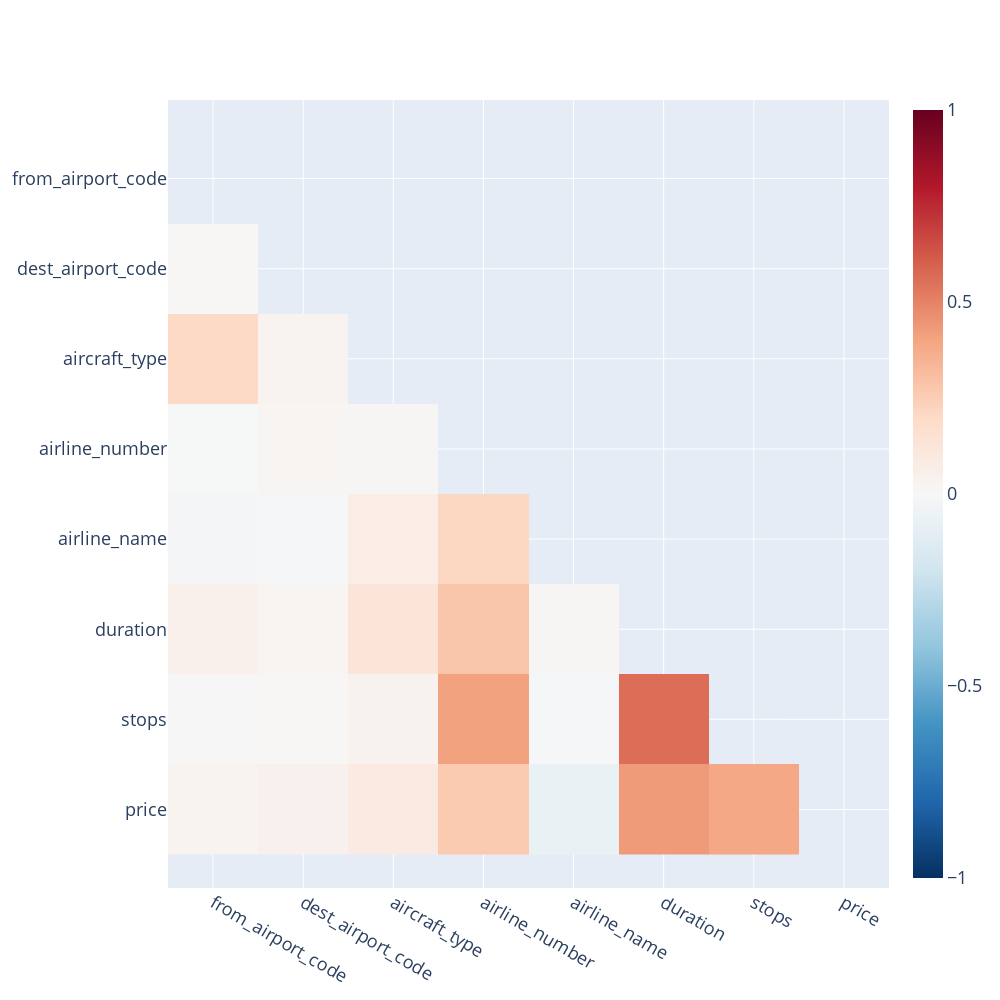

The cell this chart's notebook holds for it:
### Code cell
corr = data.corr()

ax_names = [f"{v}" for v in corr.columns]
corr.index = ax_names
corr.columns = ax_names

mask = np.triu(np.ones_like(corr, dtype=bool))

fig_c = go.Figure(go.Heatmap(z=corr.mask(mask),
                            x=ax_names,
                            y=ax_names,
                            colorscale=px.colors.diverging.RdBu,
                            reversescale=True,
                            zmin=-1,
                            zmax=1,
                            hoverongaps=False,
                            hovertemplate='Correlation: %{z:.2f}<br>'))

fig_c.update_layout(xaxis=dict(scaleanchor="y"), yaxis_autorange='reversed')
fig_c.update_layout(autosize=False, width=1000, height=1000,
                    font=dict(size=18), hoverlabel=dict(font=dict(size=18)))

fig_c.show()

### Figure 1 — Plotly figure (JSON) as saved in the notebook; plotly's stock layout.template omitted (floating-point values rounded to 4 significant figures)
{"data": [{"colorscale": [[0, "rgb(103,0,31)"], [0.1, "rgb(178,24,43)"], [0.2, "rgb(214,96,77)"], [0.3, "rgb(244,165,130)"], [0.4, "rgb(253,219,199)"], [0.5, "rgb(247,247,247)"], [0.6, "rgb(209,229,240)"], [0.7, "rgb(146,197,222)"], [0.8, "rgb(67,147,195)"], [0.9, "rgb(33,102,172)"], [1, "rgb(5,48,97)"]], "hoverongaps": false, "hovertemplate": "Correlation: %{z:.2f}<br>", "reversescale": true, "type": "heatmap", "x": ["from_airport_code", "dest_airport_code", "aircraft_type", "airline_number", "airline_name", "duration", "stops", "price"], "y": ["from_airport_code", "dest_airport_code", "aircraft_type", "airline_number", "airline_name", "duration", "stops", "price"], "z": [[null, null, null, null, null, null, null, null], [0.009185, null, null, null, null, null, null, null], [0.2047, 0.02665, null, null, null, null, null, null], [-0.005476, 0.02301, 0.01375, null, null, null, null, null], [-0.02228, -0.009961, 0.06877, 0.2126, null, null, null, null], [0.05046, 0.02273, 0.1261, 0.2794, 0.01653, null, null, null], [-0.007866, 0.007192, 0.03445, 0.4096, -0.008861, 0.5622, null, null], [0.03134, 0.04662, 0.09286, 0.264, -0.06678, 0.4303, 0.3878, null]], "zmax": 1, "zmin": -1}], "layout": {"autosize": false, "font": {"size": 18}, "height": 1000, "hoverlabel": {"font": {"size": 18}}, "width": 1000, "xaxis": {"scaleanchor": "y"}, "yaxis": {"autorange": "reversed"}}}
